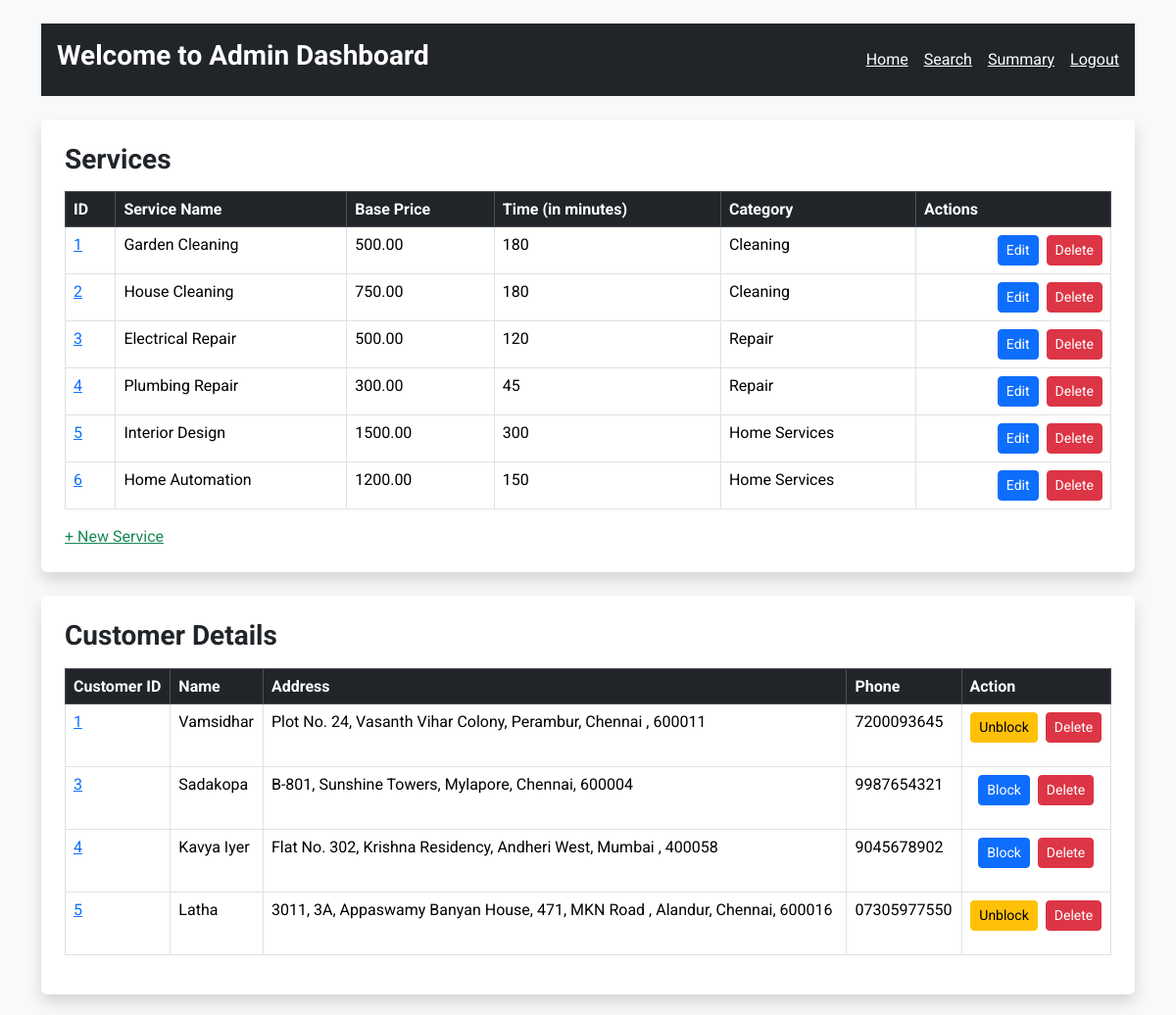
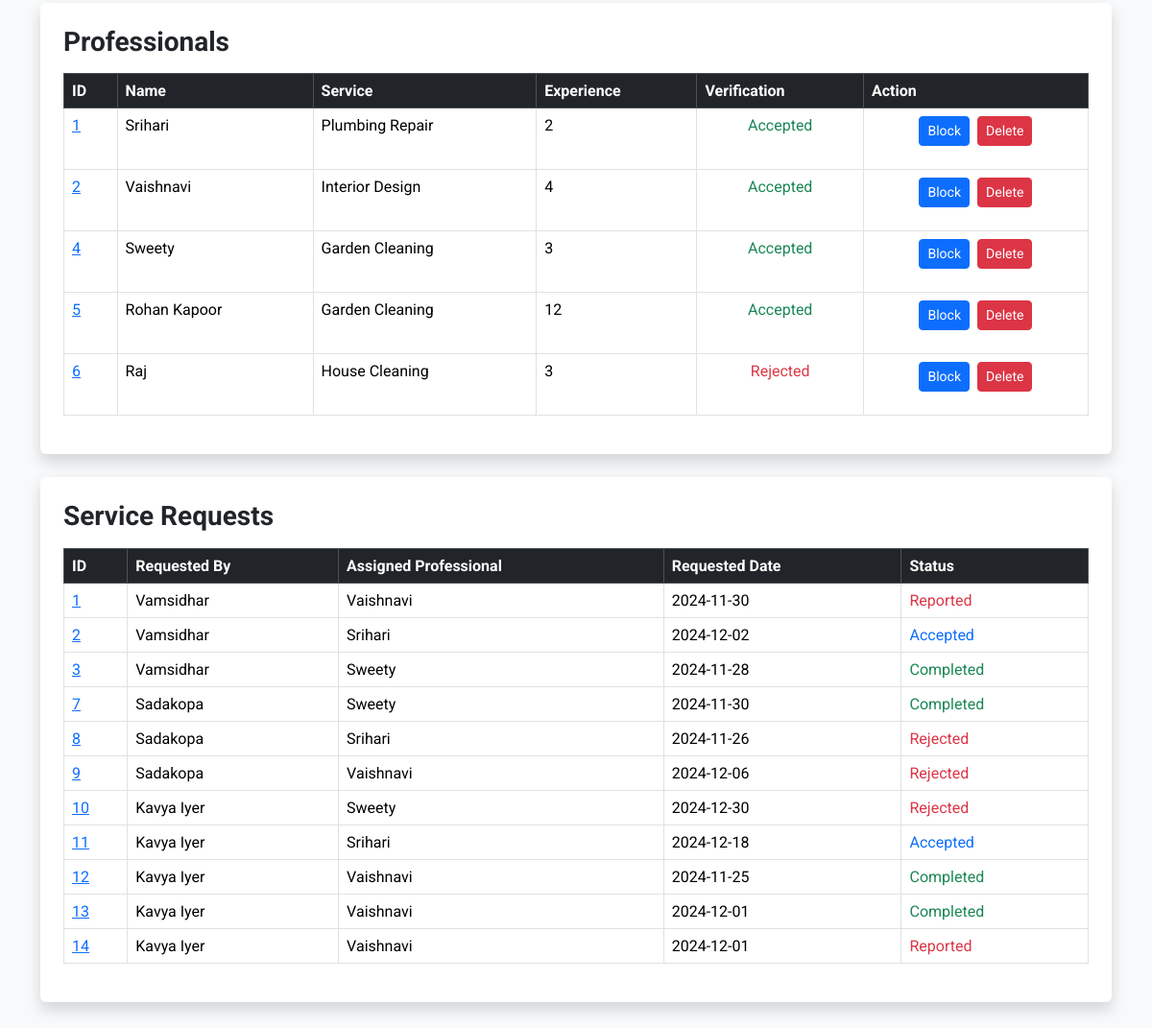
Page /admin_dashboard on the committed database (2 pictures, top to bottom).
### application/models.py (models this page shows)
class Service(db.Model):
    __tablename__ = 'Services'
    id = db.Column(db.Integer, primary_key=True, autoincrement=True)
    name = db.Column(db.Text, nullable=False, unique=True)
    base_price = db.Column(db.Numeric(10, 2), nullable=False)
    description = db.Column(db.Text, nullable=False)
    time_required = db.Column(db.Integer, nullable=False)
    category = db.Column(db.Text, nullable = False)
    professionals = db.relationship(
        'Professional',
        back_populates='service',
        cascade="all, delete-orphan"
    )
    service_requests = db.relationship(
        'ServiceRequest',
        back_populates='service',
        cascade="all, delete-orphan"
    )

class Customer(db.Model):
    __tablename__ = 'Customers'
    id = db.Column(db.Integer, primary_key=True, autoincrement=True)
    user_id = db.Column(db.Integer, db.ForeignKey('Users.id', ondelete="CASCADE"), nullable=False)
    name = db.Column(db.Text, nullable=False)
    phone = db.Column(db.Text, nullable=False)
    address = db.Column(db.Text, nullable=False)
    pincode = db.Column(db.Integer, nullable=False)
    is_blocked = db.Column(db.Boolean, default = False)
    user = db.relationship('User', back_populates='customer')
    service_requests = db.relationship(
        'ServiceRequest',
        back_populates='customer',
        cascade="all, delete-orphan"
    )
    reviews = db.relationship(
        'Review',
        back_populates='customer',
        cascade="all, delete-orphan"
    )

class Professional(db.Model):
    __tablename__ = 'Professionals'
    id = db.Column(db.Integer, primary_key=True, autoincrement=True)
    user_id = db.Column(db.Integer, db.ForeignKey('Users.id', ondelete="CASCADE"), nullable=False)
    service_id = db.Column(db.Integer, db.ForeignKey('Services.id', ondelete="SET NULL"), nullable=False)
    name = db.Column(db.Text, nullable=False)
    phone = db.Column(db.Text, nullable=False)
    experience_years = db.Column(db.Integer, nullable=False)
    description = db.Column(db.Text, nullable=False)
    is_verified = db.Column(db.Text, default=False)
    documents_path = db.Column(db.Text)
    average_rating = db.Column(db.Numeric(3, 2), default=0.0)
    is_blocked = db.Column(db.Boolean, default = False)
    location = db.Column(db.Text, nullable = False)
    pincode = db.Column(db.Integer, nullable = False)
    user = db.relationship('User', back_populates='professional')
    service = db.relationship('Service', back_populates='professionals')
    service_requests = db.relationship(
        'ServiceRequest',
        back_populates='professional',
        cascade="all, delete-orphan"
    )
    reviews = db.relationship(
        'Review',
        back_populates='professional',
        cascade="all, delete-orphan"
    )

class ServiceRequest(db.Model):
    __tablename__ = 'Service_Requests'
    id = db.Column(db.Integer, primary_key=True, autoincrement=True)
    customer_id = db.Column(db.Integer, db.ForeignKey('Customers.id', ondelete="CASCADE"), nullable=False)
    service_id = db.Column(db.Integer, db.ForeignKey('Services.id', ondelete="CASCADE"), nullable=False)
    professional_id = db.Column(db.Integer, db.ForeignKey('Professionals.id', ondelete="CASCADE"), nullable=False)
    request_date = db.Column(db.DateTime, nullable=False, default=datetime.utcnow)
    completed_date = db.Column(db.DateTime)
    status = db.Column(db.String(20), nullable=False)
    is_completed_professional = db.Column(db.Boolean(20), nullable=False)
    is_completed_customer = db.Column(db.Boolean(20), nullable=False)
    rating = db.Column(db.Numeric(3, 2))
    customer = db.relationship('Customer', back_populates='service_requests')
    service = db.relationship('Service', back_populates='service_requests')
    professional = db.relationship('Professional', back_populates='service_requests')
    review = db.relationship(
        'Review',
        back_populates='service_request',
        cascade="all, delete-orphan",
        uselist=False
    )

### app.py (the view)
@app.route("/admin_dashboard", methods = ['GET'])
def admin_dashboard():
    customers = Customer.query.all()
    services = Service.query.all()
    professionals = Professional.query.all()
    service_requests = ServiceRequest.query.all()
    return render_template("admin_dashboard.html", customers = customers, services = services, professionals = professionals, service_requests = service_requests)

### templates/admin_dashboard.html (shortened to what this page needs)
<html lang="en">
<head>
    <link href="https://cdn.jsdelivr.net/npm/bootstrap@5.3.3/dist/css/bootstrap.min.css" rel="stylesheet">
</head>
<body class="bg-light">
    <div class="container py-4">
        <div class="bg-dark text-white p-3 mb-4 d-flex justify-content-between align-items-center">
            <h3 class="fw-bold">Welcome to Admin Dashboard</h3>
            <div class="nav">
                <a href="{{url_for('admin_dashboard')}}" class="text-white me-3">Home</a>
                <a href="{{url_for('admin_search')}}" class="text-white me-3">Search</a>
                <a href="#" class="text-white me-3">Summary</a>
                <a href="{{url_for('user_login')}}" class="text-white">Logout</a>
            </div>
        </div>
        <div class="bg-white p-4 rounded shadow mb-4">
            <h3 class="fw-bold mb-3">Services</h3>
            <table class="table table-bordered">
                <thead class="table-dark">
                    <tr>
                        <th>ID</th>
                        <th>Service Name</th>
                        <th>Base Price</th>
                        <th>Time (in minutes)</th>
                        <th>Category</th>
                        <th>Actions</th>
                    </tr>
                </thead>
                <tbody>
                    {% for service in services %}
                    <tr>
                        <td>
                            <a href="{{url_for('service_details', id=service.id) }}" class="text-primary">
                                {{ service.id }}
                            </a>
                        </td>
                        <td>{{ service.name }}</td>
                        <td>{{ service.base_price }}</td>
                        <td>{{ service.time_required }}</td>
                        <td>{{ service.category }}</td>
                        <td>
                            <div class="d-flex justify-content-end">
                                <a href="{{ url_for('edit_service', service_id=service.id) }}" class="btn btn-primary btn-sm me-2">Edit</a>
                                <a href="{{ url_for('delete_service', service_id=service.id) }}" class="btn btn-danger btn-sm" onclick="return confirm('Are you sure you want to delete this service?');">Delete</a>
                            </div>
                        </td>
                    </tr>
                    {% else %}
                    <tr>
                        <td colspan="6" class="text-center">No Services found</td>
                    </tr>
                    {% endfor %}
                </tbody>
            </table>
            <a href="{{ url_for('add_service') }}" class="text-success mt-3 d-block">+ New Service</a>
        </div>
        <div class="bg-white p-4 rounded shadow mb-4">
            <h3 class="fw-bold mb-3">Customer Details</h3>
            <table class="table table-bordered">
                <thead class="table-dark">
                    <tr>
                        <th>Customer ID</th>
                        <th>Name</th>
                        <th>Address</th>
                        <th>Phone</th>
                        <th>Action</th>
                    </tr>
                </thead>
                <tbody>
                    {% for customer in customers %}
                    <tr>
                        <td>
                            <a href="{{ url_for('customer_details', id=customer.id) }}" class="text-primary">
                                {{ customer.id }}
                            </a>
                        </td>
                        <td>{{ customer.name }}</td>
                        <td>{{ customer.address }}, {{customer.pincode}}</td>
                        <td>{{ customer.phone }}</td>
                        <td>
                            <div class="d-flex justify-content-center">
                                <form method="POST" action="{% if customer.is_blocked %}{{ url_for('unblock_customer', id=customer.id) }}{% else %}{{ url_for('block_customer', id=customer.id) }}{% endif %}" class="me-2">
                                    <button type="submit" class="btn btn-sm {% if customer.is_blocked %}btn-warning{% else %}btn-primary{% endif %}">
                                        {{ 'Unblock' if customer.is_blocked else 'Block' }}
                                    </button>
                                </form>
                                <form method="POST" action="{{ url_for('delete_customer', id=customer.id) }}">
                                    <button type="submit" class="btn btn-sm btn-danger">Delete</button>
                                </form>
                            </div>
                        </td>
                    </tr>
                    {% else %}
                    <tr>
                        <td colspan="5" class="text-center">No Customers found</td>
                    </tr>
                    {% endfor %}
                </tbody>
            </table>
        </div>
        <div class="bg-white p-4 rounded shadow mb-4">
            <h3 class="fw-bold mb-3">Professionals</h3>
            <table class="table table-bordered">
                <thead class="table-dark">
                    <tr>
                        <th>ID</th>
                        <th>Name</th>
                        <th>Service</th>
                        <th>Experience</th>
                        <th>Verification</th>
                        <th>Action</th>
                    </tr>
                </thead>
                <tbody>
                    {% for professional in professionals %}
                    <tr>
                        <td>
                            <a href="{{ url_for('professional_details', id=professional.id) }}" class="text-primary">
                                {{ professional.id }}
                            </a>
                        </td>
                        <td>{{ professional.name }}</td>
                        <td>{{ professional.service.name }}</td>
                        <td>{{ professional.experience_years }}</td>
                        <td>
                            <div class="d-flex justify-content-center">
                                {% if professional.is_verified == "Pending" %}
                                <span class="text-warning me-2">Pending</span>
                                <form action="{{ url_for('approve_professional', id=professional.id) }}" method="POST" class="me-2">
                                    <button type="submit" class="btn btn-sm btn-success">Accept</button>
                                </form>
                                <form action="{{ url_for('reject_professional', id=professional.id) }}" method="POST" class="me-2">
                                    <button type="submit" class="btn btn-sm btn-danger">Reject</button>
                                </form>
                                {% elif professional.is_verified == "Accepted" %}
                                <span class="text-success">Accepted</span>
                                {% elif professional.is_verified == "Rejected" %}
                                <span class="text-danger">Rejected</span>
                                {% endif %}
                            </div>
                        </td>
                        <td>
                            <div class="d-flex justify-content-center">
                                {% if professional.is_blocked %}
                                    <form action="{{ url_for('unblock_professional', id=professional.id) }}" method="POST" class="me-2">
                                        <button type="submit" class="btn btn-sm btn-warning">Unblock</button>
                                    </form>
                                {% else %}
                                    <form action="{{ url_for('block_professional', id=professional.id) }}" method="POST" class="me-2">
                                        <button type="submit" class="btn btn-sm btn-primary">Block</button>
                                    </form>
                                {% endif %}
                                <form action="{{ url_for('delete_professional', id=professional.id) }}" method="POST">
                                    <button type="submit" class="btn btn-sm btn-danger" onclick="return confirm('Are you sure you want to delete this professional?');">Delete</button>
                                </form>
                            </div>
                        </td>
                    </tr>
                    {% else %}
                    <tr>
                        <td colspan="6" class="text-center">No Professionals found</td>
                    </tr>
                    {% endfor %}
                </tbody>
            </table>
        </div>
        <div class="bg-white p-4 rounded shadow mb-4">
            <h3 class="fw-bold mb-3">Service Requests</h3>
            <table class="table table-bordered">
                <thead class="table-dark">
                    <tr>
                        <th>ID</th>
                        <th>Requested By</th>
                        <th>Assigned Professional</th>
                        <th>Requested Date</th>
                        <th>Status</th>
                    </tr>
                </thead>
                <tbody>
                    {% for request in service_requests %}
                    <tr>
                        <td>
                            <a href="{{ url_for('service_request_details', id=request.id) }}" class="text-primary">
                                {{ request.id }}
                            </a>
                        </td>
                        <td>{{ request.customer.name }}</td>
                        <td>{{ request.professional.name}}</td>
                        <td>{{ request.request_date.strftime('%Y-%m-%d') }}</td>
                        <td>
                            <div class="d-flex align-items-center">
                                {% if request.status == "Pending" %}
                                <span class="text-warning me-2">Pending</span>
                                {% elif request.status == "Accepted"%}
                                <span class="text-primary me-2">Accepted</span>
                                {% elif request.status == "Completed"%}
                                <span class="text-success me-2">Completed</span>
                                {% elif request.status == "Reported"%}
                                <span class="text-danger me-2">Reported</span>
                                {% else %}
                                <span class="text-danger me-2">Rejected</span>
                                {% endif %}
                            </div>
                        </td>
                    </tr>
                    {% else %}
                    <tr>
                        <td colspan="5" class="text-center">No Service Requests found</td>
                    </tr>
                    {% endfor %}
                </tbody>
            </table>
        </div>
    </div>
</body>
</html>

### templates/admin_dashboard.html (style rules this page uses)
body { font-family: 'Roboto', sans-serif; }

### rows in the picture
Service: id "1", name "Garden Cleaning", base_price "500.00", time_required "180", category "Cleaning"
Service: id "2", name "House Cleaning", base_price "750.00", time_required "180", category "Cleaning"
Service: id "3", name "Electrical Repair", base_price "500.00", time_required "120", category "Repair"
Service: id "4", name "Plumbing Repair", base_price "300.00", time_required "45", category "Repair"
Service: id "5", name "Interior Design", base_price "1500.00", time_required "300", category "Home Services"
Service: id "6", name "Home Automation", base_price "1200.00", time_required "150", category "Home Services"
Customer: id "1", name "Vamsidhar", address "Plot No. 24, Vasanth Vihar Colony, Perambur, Chennai", pincode "600011", phone "7200093645", is_blocked "Unblock"
Customer: id "3", name "Sadakopa", address "B-801, Sunshine Towers, Mylapore, Chennai", pincode "600004", phone "9987654321", is_blocked "Block"
Customer: id "4", name "Kavya Iyer", address "Flat No. 302, Krishna Residency, Andheri West, Mumbai", pincode "400058", phone "9045678902", is_blocked "Block"
Customer: id "5", name "Latha", address "3011, 3A, Appaswamy Banyan House, 471, MKN Road , Alandur, Chennai", pincode "600016", phone "07305977550", is_blocked "Unblock"
Professional: id "1", name "Srihari", service.name "Plumbing Repair", experience_years "2", is_verified "Accepted"
Professional: id "2", name "Vaishnavi", service.name "Interior Design", experience_years "4", is_verified "Accepted"
Professional: id "4", name "Sweety", service.name "Garden Cleaning", experience_years "3", is_verified "Accepted"
Professional: id "5", name "Rohan Kapoor", service.name "Garden Cleaning", experience_years "12", is_verified "Accepted"
Professional: id "6", name "Raj", service.name "House Cleaning", experience_years "3", is_verified "Rejected"
ServiceRequest: id "1", customer.name "Vamsidhar", professional.name "Vaishnavi", request_date "2024-11-30", status "Reported"
ServiceRequest: id "2", customer.name "Vamsidhar", professional.name "Srihari", request_date "2024-12-02", status "Accepted"
ServiceRequest: id "3", customer.name "Vamsidhar", professional.name "Sweety", request_date "2024-11-28", status "Completed"
ServiceRequest: id "7", customer.name "Sadakopa", professional.name "Sweety", request_date "2024-11-30", status "Completed"
ServiceRequest: id "8", customer.name "Sadakopa", professional.name "Srihari", request_date "2024-11-26", status "Rejected"
ServiceRequest: id "9", customer.name "Sadakopa", professional.name "Vaishnavi", request_date "2024-12-06", status "Rejected"
ServiceRequest: id "10", customer.name "Kavya Iyer", professional.name "Sweety", request_date "2024-12-30", status "Rejected"
ServiceRequest: id "11", customer.name "Kavya Iyer", professional.name "Srihari", request_date "2024-12-18", status "Accepted"
ServiceRequest: id "12", customer.name "Kavya Iyer", professional.name "Vaishnavi", request_date "2024-11-25", status "Completed"
ServiceRequest: id "13", customer.name "Kavya Iyer", professional.name "Vaishnavi", request_date "2024-12-01", status "Completed"
ServiceRequest: id "14", customer.name "Kavya Iyer", professional.name "Vaishnavi", request_date "2024-12-01", status "Reported"
